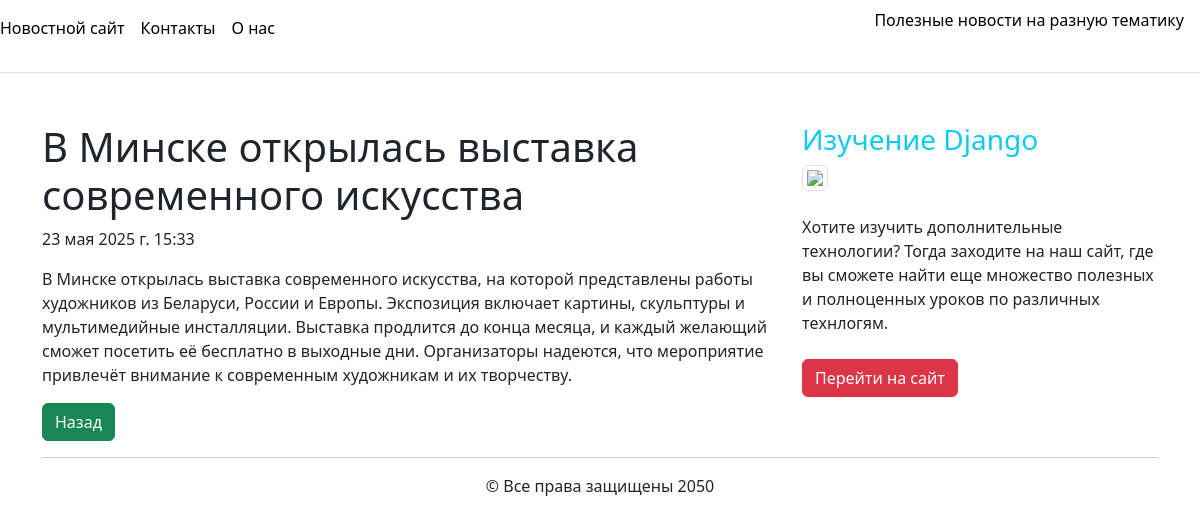
Screenshot of /3/ with the database file from the repository.
### main/models.py (models this page shows, shortened)
class Article(models.Model):
    title = models.CharField('Название', max_length=100)
    anons = models.CharField('Анонс', max_length=250)
    full_text = models.TextField('Статья')
    date = models.DateTimeField('Дата публикации')
    class Meta:
        verbose_name = 'Новость'
        verbose_name_plural = 'Новости'

### main/views.py (the view)
# urls.py: path('<int:pk>/', views.NewsDetailView.as_view(), name='news_detail'),
class NewsDetailView(DetailView):
    model = Article
    template_name = 'main/details_view.html'
    context_object_name = 'article'

### templates/main/details_view.html (shortened to what this page needs)
{% extends 'main/shablon.html' %}
{% block content %}
    <div class="as">
    <h1>{{ article.title }}</h1>
        <p>{{ article.date }}</p>
    <p>{{ article.full_text }}</p>
    <a href="{% url 'index' %}" class="btn btn-success">Назад</a>
    </div>
{% endblock %}

### rows the page displays
Article: title "В Минске открылась выставка современного искусства", date "23 мая 2025 г. 15:33", full_text "В Минске открылась выставка современного искусства, на которой представлены работы художников из Беларуси, России и Европы. Экспозиция включает картины, скульптуры и мультимедийные инсталляции. Выставка продлится до конца месяца, и каждый желающий сможет посетить её бесплатно в выходные дни. Организаторы надеются, что мероприятие привлечёт внимание к современным художникам и их творчеству."
